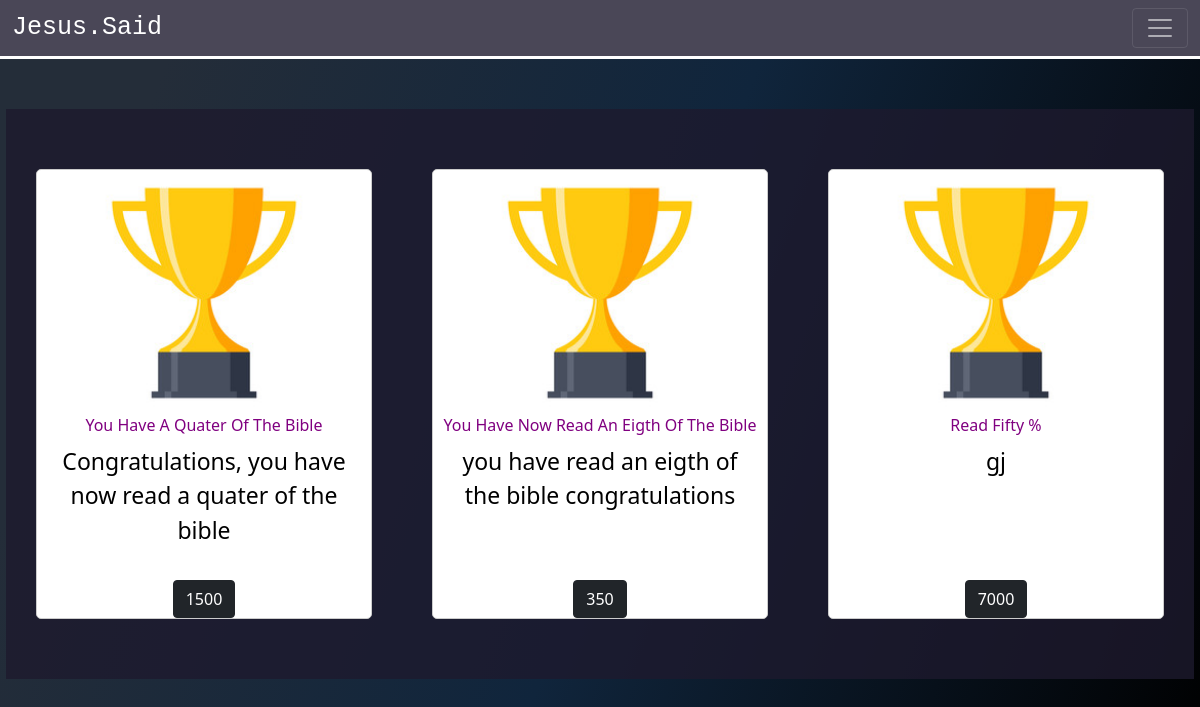
The app's page /BibleStudy/My-Achievements/ (signed in), older data.
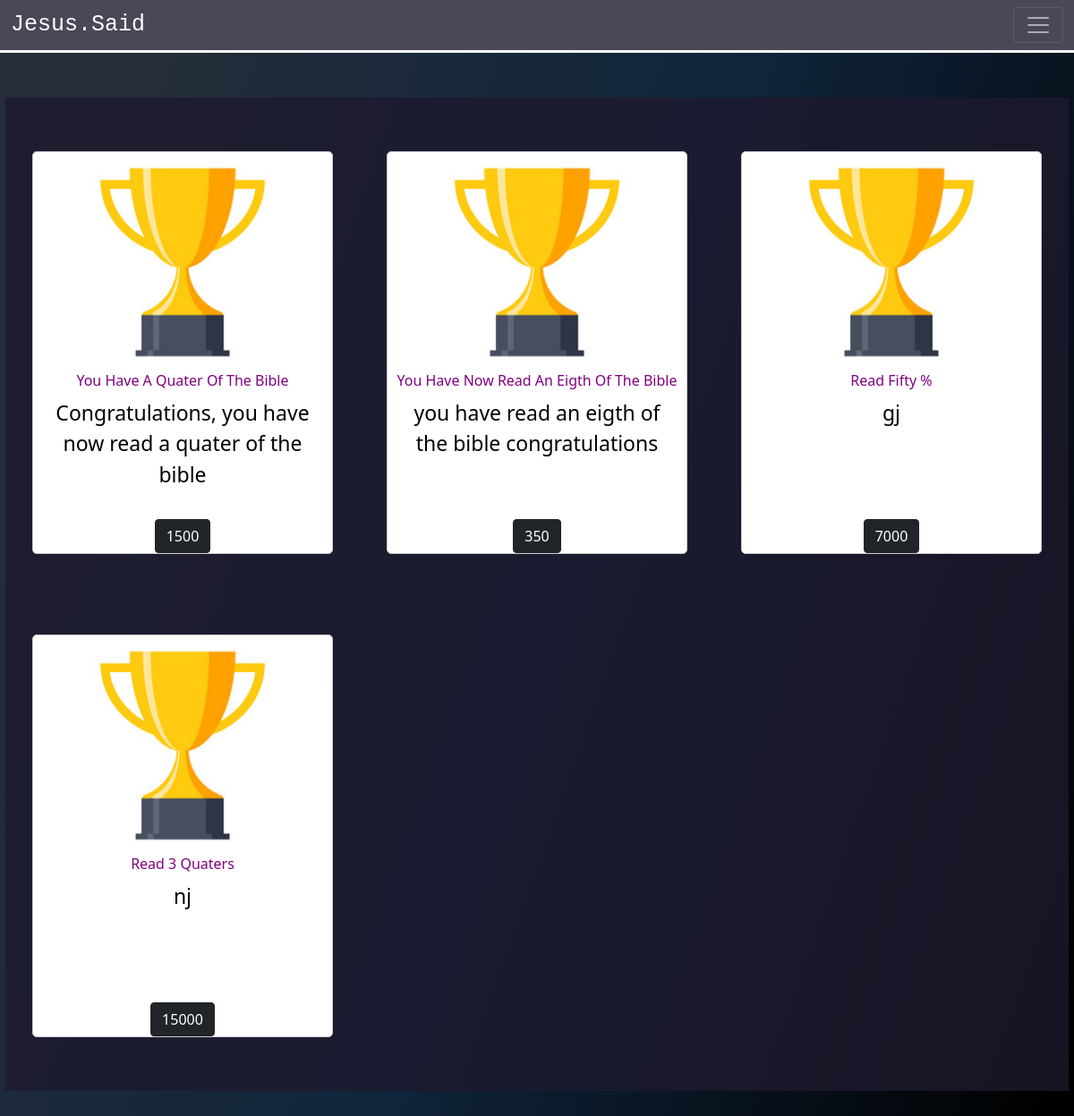
The same page, newer data.
### BibleStudy/models.py (models this page shows, shortened)
class MyAchievements(models.Model):
    user = models.ForeignKey(MyUser, on_delete=models.CASCADE)
    achievement = models.ForeignKey(Achievements, on_delete=models.CASCADE)
    class Meta:
        unique_together = ('user', 'achievement')

class Achievements(models.Model):
    identifier = models.PositiveIntegerField(default=12)
    name = models.TextField(max_length=300)
    description = models.TextField(max_length=1000)
    points = models.PositiveIntegerField()

### BibleStudy/views.py (the view)
# urls.py: path('My-Achievements/', UsersAchievements.as_view(), name='achievements'),
class UsersAchievements(TemplateView):
    template_name = 'BibleStudy/my_achievements.html'
    def get_context_data(self, **kwargs):
        context = super().get_context_data(**kwargs)
        user = self.request.user
        achievements = MyAchievements.objects.filter(user=user)
        if not achievements:
            messages.info(self.request, 'Begin to study the bible to unlock achievements!')
        context['achievements'] = achievements
        return context

### BibleStudy/templates/BibleStudy/my_achievements.html
{% extends 'Users/base.html' %}
{% load custom_filters %}
{% load static %}
{% block content %}
<br>
<br>
<br>
<br>
<br>
{% if achievements %}
<div class="content-container">
    <div class="charities-view">
        {% for achievement in achievements %}
          <a  class="no-style">
            <div class="charity-card" >
                    <img src="{% static 'Users/240_F_139317922_FAWtQJMMVOVvDeM2OVg0ofiwIvBUrrux.jpg' %}">
               <div class="charity-text" style="padding-left: 10px;padding-right: 10px;">
                <h6 style="color: purple;" >
                  {{ achievement.achievement.name|title }}
              </h6>
              <p>{{ achievement.achievement.description }}</p>
               </div>
               <div class="text-center" style="font-size: 30px;color: orange;">
                <div class="btn btn-dark">{{ achievement.achievement.points }}</div>
               </div>
            </div>
          </a>
        {% endfor %}
    </div>
    {% endif %}
</div>
{% endblock %}

Row changes from the older to the newer data that the page shows:
added MyAchievements: achievement.name "Read 3 Quaters", achievement.description "nj", achievement.points "15000"
